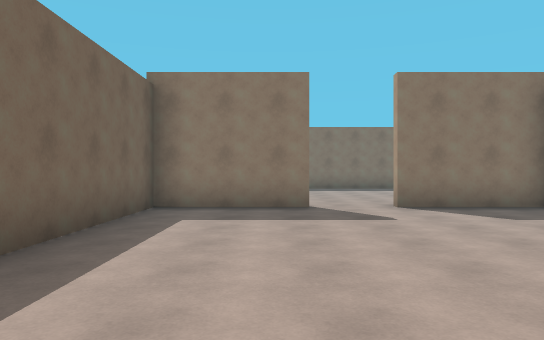
view 1 (above)

16 first-person views from a walk through a 3-D level made in the Unity game engine. The camera is 1.4 m above the floor, looks level and sees 70° across. Doors are open. The floor is counted in squares, 2 m on a side. Each view is taken from the middle of a square. On the plan, view 1 faces up. The plan holds only what a view shows up to about 11 squares ahead; the rest is blank. The player is left out.

view 2
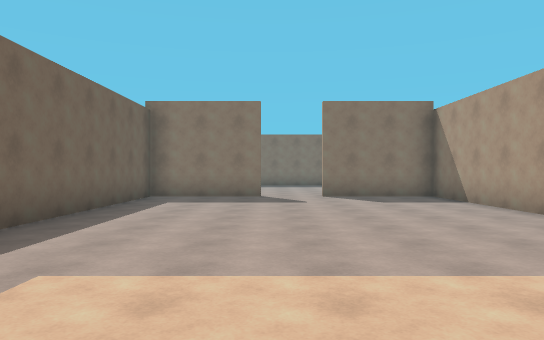

view 3
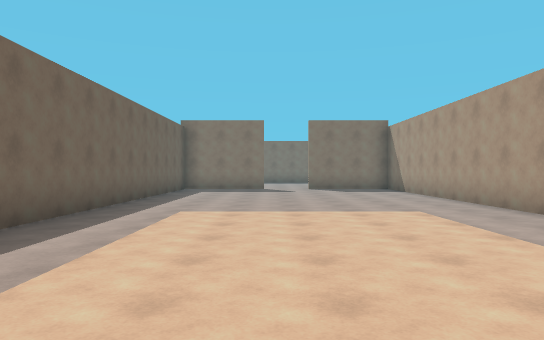

view 4
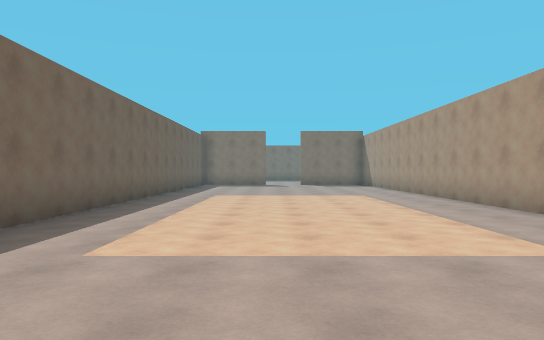

view 5
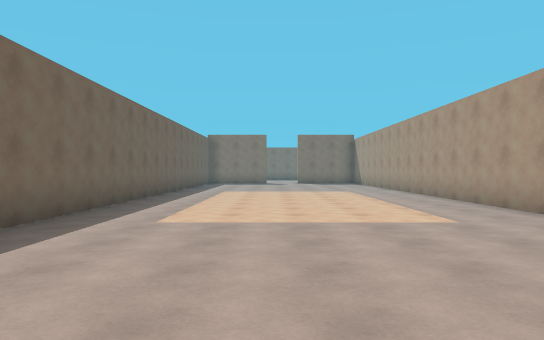

view 6
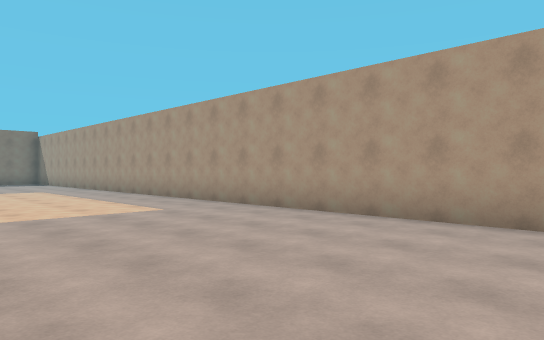

view 7
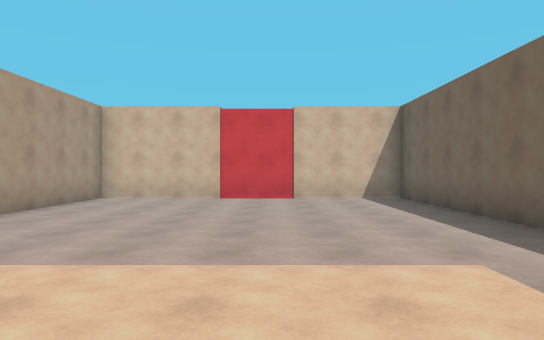

view 8
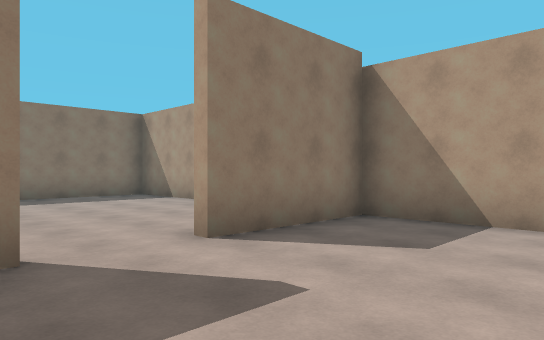

view 9
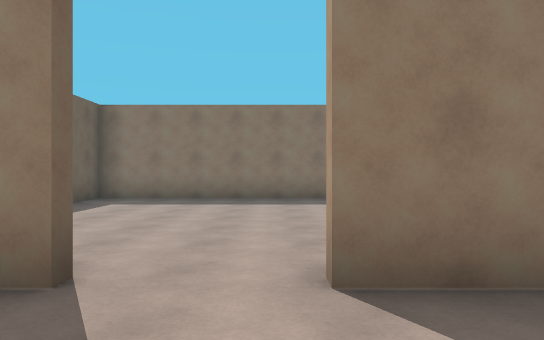

view 10
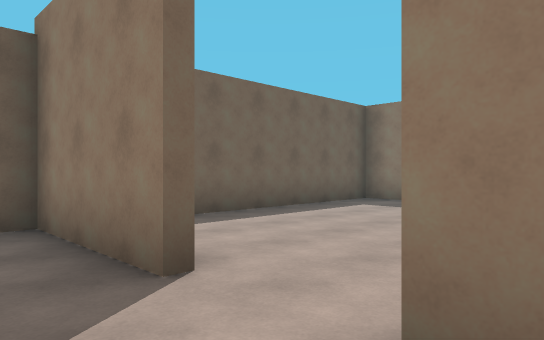

view 11
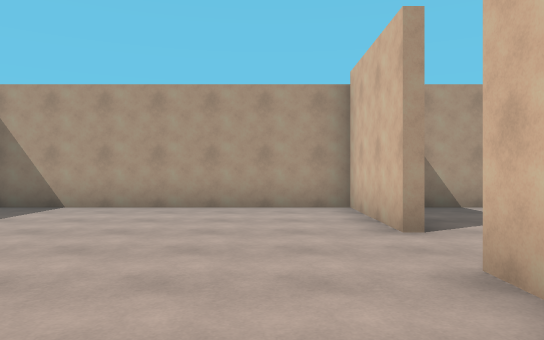

view 12
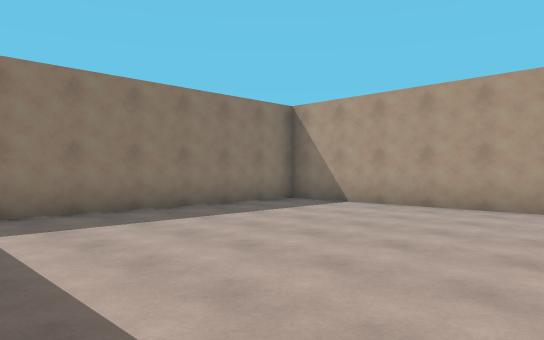

view 13
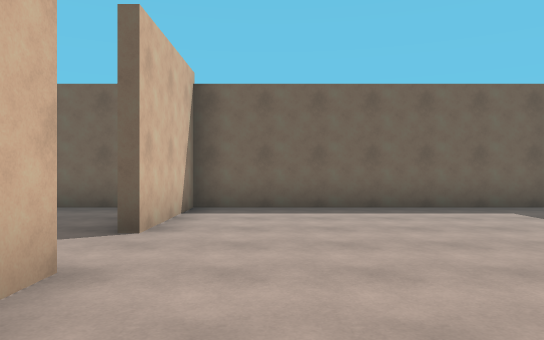

view 14
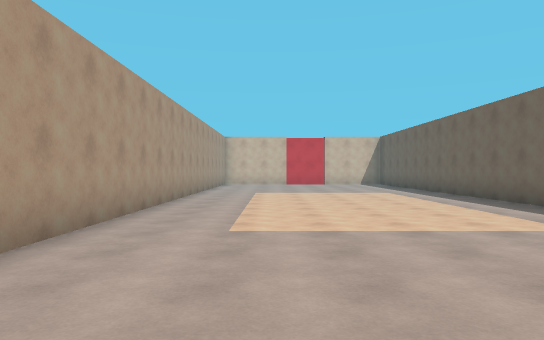

view 15
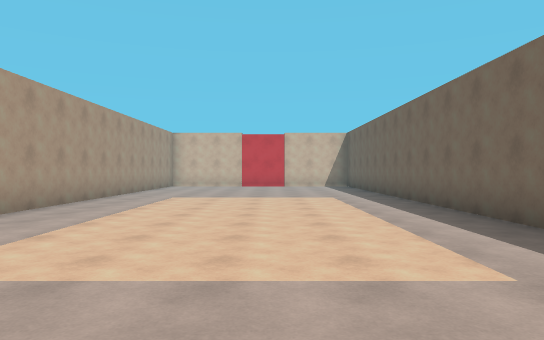

view 16
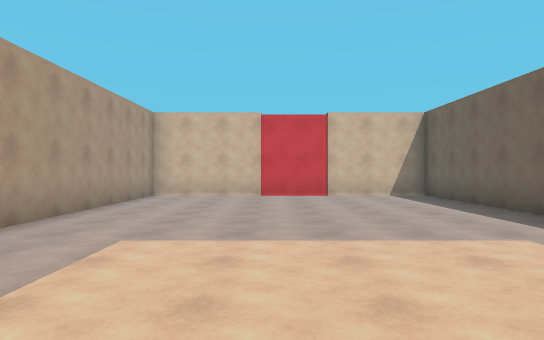

### Floor plan
Points are (right, up) in squares from view 1. A wall is a line through its corners. A room is listed if a view was taken in it or the views show most of it. See-through windows are left out.
Room 1 (views 1, 2, 3, 4, 5, 6, 7, 8, 9, 10, 14, 15, 16)
walls: (0.8, 7.3) (-2.2, 7.3) (-2.2, -14.8) (5.3, -14.8) (5.3, 7.3) (2.2, 7.3)
ways out: open door at (1.5, 7.5) to room 2
Room 2 (views 11, 12, 13)
walls: (2.2, 7.5) (5.3, 7.5) (5.3, 14.5) (-2.2, 14.5) (-2.2, 7.5) (0.8, 7.5)
ways out: open door at (1.5, 7.5) to room 1

Positions as (right, up) in squares from view 1, and headings:
1: (0, 0), facing up
2: (1, -3), facing up
3: (1, -7), facing up
4: (1, -11), facing up
5: (1, -13), facing up
6: (0, -14), facing up-right
7: (1, -5), facing down
8: (0, 4), facing up-right
9: (2, 5), facing up
10: (3, 6), facing up-left
11: (-2, 9), facing right
12: (-2, 8), facing up-right
13: (5, 9), facing left
14: (3, 4), facing down
15: (1, 2), facing down
16: (2, -4), facing down
